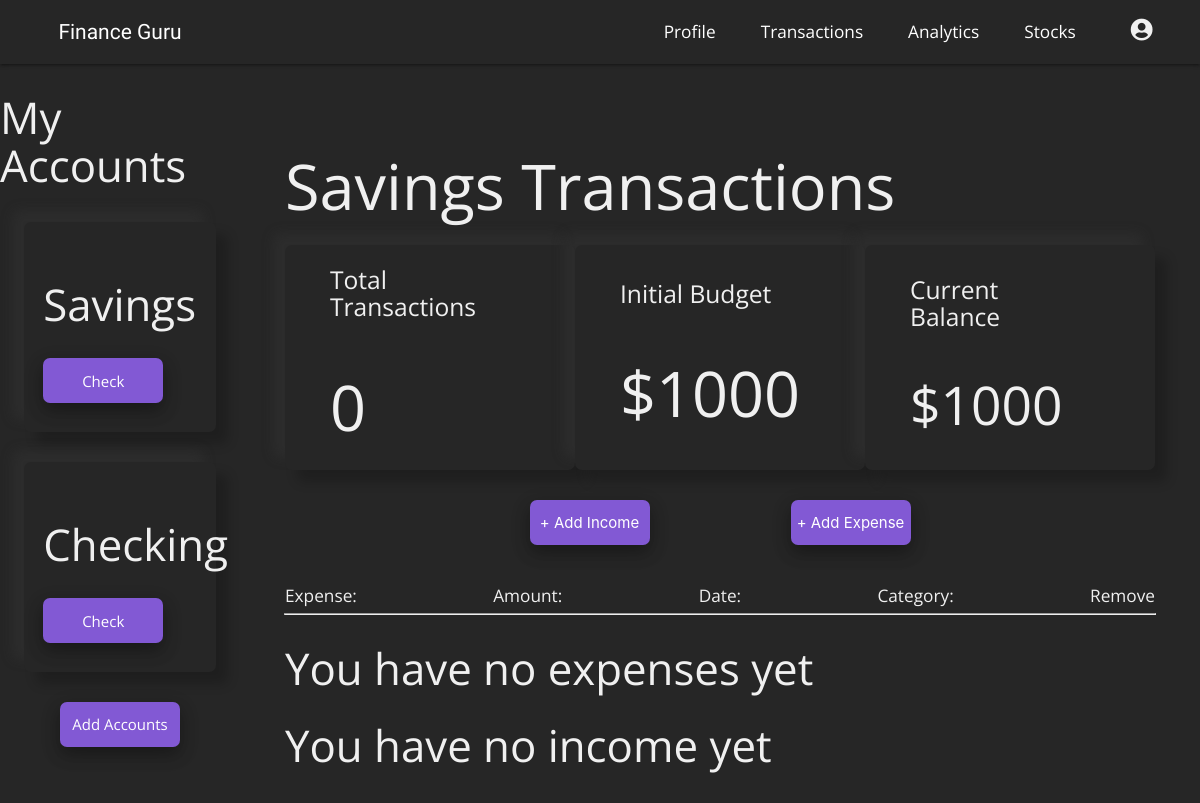
/savings/transactions (signed in), run on the app's committed database.
### budget/models.py (models this page shows, shortened)
class Project(models.Model):
    name = models.CharField(max_length=100)
    slug = models.SlugField(max_length=100, unique=True, blank=True)
    budget = models.IntegerField()
    def budget_left(self):
        expense_list = Expense.objects.filter(project=self)
        income_list = Income.objects.filter(project=self)
        total_expense_amount = 0
        total_income_amount = 0
        for expense in expense_list:
            total_expense_amount += expense.amount
        for income in income_list:
            total_income_amount += income.amount
        return self.budget - total_expense_amount + total_income_amount
    def total_transactions(self):
        income_list = Income.objects.filter(project=self)
        expense_list = Expense.objects.filter(project=self)
        return len(expense_list) + len(income_list)

### budget/views.py (the view, shortened to what this page needs)
# urls.py: path('<slug:project_slug>/transactions', views.transactions, name = 'transactions'),
@login_required()
def transactions(request, project_slug):
    project_list = Project.objects.all()
    project = get_object_or_404(Project, slug=project_slug)
    if request.method == "GET":
        return render(request, 'budget/transactions.html', {
            'project': project, 'project_list': project_list,
            'expense_list': project.expenses.all(),
            'income_list': project.income.all()})

### budget/templates/budget/transactions.html (shortened to what this page needs)
{% extends 'budget/base.html' %}
{% block content %}
{% include "./header.html" %}
<div class = "transactions-section">
    <h1 class = "page-header">{{ project.name }} Transactions</h1>
    <section class="profile-stats">
        <div class = "stat-card">
            <div class="stat-card-content">
                <h5>Total Transactions</h6>
                <h1>{{ project.total_transactions }}</h1>
            </div>
        </div>
        <div class = "stat-card">
            <div class="stat-card-content">
                <h5>Initial Budget</h6>
                <h1>${{ project.budget }}</h1>
            </div>
        </div>
        <div class = "stat-card">
            <div class="stat-card-content">
                <h5>Current Balance</h6>
                {% if project.budget_left > 0 %}
                    <h2>${{ project.budget_left }}</h2>
                {% elif project.budget_left == 0 %}
                    <h2>${{ project.budget_left }}</h2>
                {% else %}
                    <h2>${{ project.budget_left }}</h2>
                {% endif %}
            </div>
        </div>
    </section>
    <section class = "section-expenses">
        <div class="button-row">
            <button class="modal-trigger account-button" id = "income-trigger" href = "#expenseModal" onClick = "incomeFunction()">+ Add Income</button>
            <button class="modal-trigger account-button" id = "expense-trigger" href = "#expenseModal" onClick = "expenseFunction()">+ Add Expense</button>
        </div>
        <div class="expense-row">
            <div class = 'expense-title'>
                <h6>Expense:</h6>
            </div>
            <div class = 'expense-title'>
                <h6>Amount:</h6>
            </div>
            <div class = 'expense-title'>
                <h6>Date:</h6>
            </div>
            <div class = 'expense-title category'>
                <h6>Category:</h6>
            </div>
            <div class = 'expense-title'>
                <h6>Remove</h6>
            </div>
        </div>
        <hr/>
        <ul class="expense-list">
            {% for expense in expense_list %}
            <li>
                <div class="expense-col">
                    <span>{{ expense.title }}</span>
                </div>
                <div class="expense-col">
                    <span>${{ expense.amount }}</span>
                </div>
                <div class="expense-col">
                    <span>{{ expense.date }}</span>
                </div>
                <div class="expense-col category">
                    <span>{{ expense.category }}</span>
                </div>
                <a class = "close-icon" name = "action" value = "expense" onclick = "deleteExpense(this)" data-id = "{{ expense.id }}">
                    <i class="red-text right">X</i>
                </a>
            </li>
            {% empty %}
            <div class = "">
                <h3>You have no expenses yet</h3>
            </div>
            {% endfor %}
            {% for income in income_list %}
            <li>
                <div class="expense-col">
                    <span>{{ income.title }}</span>
                </div>
                <div class="expense-col">
                    <span>${{ income.amount }}</span>
                </div>
                <div class="expense-col">
                    <span>{{ income.date }}</span>
                </div>
                <div class="expense-col category">
                    <span>{{ income.category }}</span>
                </div>
                <a class = "close-icon"  name = "action" value = "income" onclick = "deleteIncome(this)" data-id = "{{ income.id }}">
                    <i class="red-text right">X</i>
                </a>
            </li>
            {% empty %}
            <div class = "">
                <h3>You have no income yet</h3>
            </div>
            {% endfor %}
        </ul>
    </section>
</div>
{% endblock %}

### budget/templates/budget/header.html (shortened to what this page needs)
{% extends 'budget/base.html' %}
{% load static %}
{% block content %}
<nav class = 'nav-dec'>
    <a href="{% url 'list' %}" class = "logo">
        <p>Finance Guru</p>
    </a>
    <div class = "nav-links">
        <a href="{% url 'profile' project.slug %}">Profile</a>
        <a href="{% url 'transactions' project.slug %}">Transactions</a>
        <a href="{% url 'analytics' project.slug %}">Analytics</a>
        <a href="{% url 'stocks' project.slug %}">Stocks</a>
        <div class="dropdown">
            <i class="fas fa-user-circle dropbtn"></i>
        </div>
    </div>
</nav>
<div class = 'left-nav'>
    <h3>My Accounts</h3>
    <div class="project-list">
        {% for project in project_list %}
            <div class="project-card">
                <div class="project-card-content">
                    <h3>{{ project.name }}</h3>
                    <a href="{% url 'profile' project.slug %}" class="account-button">Check</a>
                </div>
            </div>
        {% endfor %}
    </div>
    <a href="../add" class="account-button">
        <span>Add Accounts</span>
    </a>
</div>
{% endblock %}

### budget/static/css/styles.css (style rules this page uses)
* { box-sizing: border-box; margin: 0; padding: 0; }
html { background-color: #262626; }
body { color: rgb(240, 240, 240); font-family: 'Open Sans', sans-serif; }
h1 { font-size: 3rem; }
.nav-dec { background-color: #262626; display: flex; justify-content: space-between; align-items: center; width: 100%; margin-right: 2rem; }
.logo { display: flex; justify-content: space-around; align-items: center; width: 15%; margin-left: 2rem; z-index: 100; }
.logo p { font-size: 1.4rem; font-family: 'Readex Pro', sans-serif; font-stretch: expanded; }
.nav-links { display: flex; justify-content: center; align-items: center; z-index: 99; }
.nav-links a, .nav-links i { margin: 0 1.5rem; font-size: 1.15rem; }
.nav-links .dropdown { display: flex; flex-direction: column; justify-content: center; align-items: center; position: relative; display: inline-block; margin-right: 1rem; }
.nav-links .dropbtn { color: rgb(240, 240, 240); border: none; cursor: pointer; padding: 10px; font-size: 1.5rem; }
.left-nav { display: flex; flex-direction: column; justify-content: center; align-items: center; width: 20%; position: absolute; }
.left-nav .project-list { width: 100%; display: flex; flex-direction: column; justify-content: center; align-items: center; margin-bottom: 1rem; }
.left-nav .project-card { display: flex; justify-content: center; align-items: center; width: 80%; height: 14rem; background-color:#262626; box-shadow: -12px -12px 12px 0 rgba(58, 58, 58, 0.3),12px 12px 12px 0 rgba(0,0,0,.2); border-radius: 7px; margin: 1rem 0; }
.left-nav .project-card-content { display: flex; flex-direction: column; justify-content: center; align-items: flex-start; width: 80%; }
.left-nav .project-card h3 { margin-bottom: 2rem; }
hr { width: 100%; }
.account-button { display: flex; justify-content: center; align-items: center; background-color: rgba(153, 102, 255, 0.8); outline: none; width: 8rem; height: 3rem; border: none; border-radius: 7px; color:rgb(255, 255, 255); transition: 0.3s ease; box-shadow: 0 8px 16px 0 rgba(0,0,0,0.2), 0 6px 20px 0 rgba(0,0,0,0.19); }
.stat-card-content { display: flex; flex-direction: column; justify-content: center; align-items: space-around; width: 80%; }
.section-expenses { width: 100%; display: flex; flex-direction: column; justify-content: center; align-items: center; }
.section-expenses .expense-list { width: 100%; }
.transactions-section { display: flex; flex-direction: column; position: relative; left: 20%; width: 80%; padding: 3rem; overflow: hidden; }
.transactions-section .profile-stats { display: flex; justify-content: space-around; align-items: center; width: 100%; }
.transactions-section .stat-card { display: flex; flex-direction: column; justify-content: center; align-items: space-around; padding: 3rem; background-color: #262626; box-shadow: -12px -12px 12px 0 rgba(58, 58, 58, 0.3),12px 12px 12px 0 rgba(0,0,0,.2); border-radius: 7px; width: 20rem; height: 15rem; }
.section-expenses .button-row { width: 60%; display: flex; justify-content: space-around; align-items: center; margin: 2rem 0; }
.section-expenses .expense-row { width: 100%; display: flex; justify-content: space-between; align-items: center; }
.section-expenses hr { width: 100%; }

### data on the page
Project: name "Savings", total_transactions "0", budget "1000", budget_left "1000"
Project: name "Checking"
